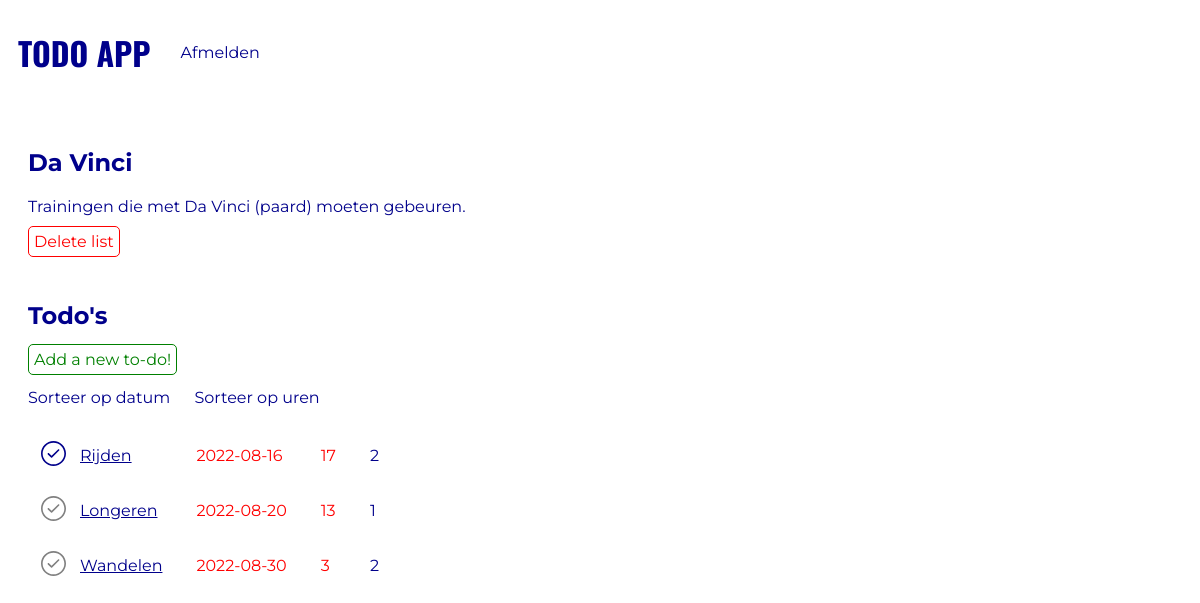
The page /todo_list.php?list=14 (signed in) on the database its author committed.
### tables this page shows
CREATE TABLE `todo_lists` (
  `id` int(11) NOT NULL,
  `userId` int(11) NOT NULL,
  `title` varchar(300) NOT NULL,
  `description` varchar(300) NOT NULL
);

CREATE TABLE `tasks` (
  `id` int(11) NOT NULL,
  `userId` int(11) NOT NULL,
  `listId` int(11) NOT NULL,
  `title` varchar(300) NOT NULL,
  `hour` int(11) NOT NULL,
  `date` date DEFAULT NULL,
  `done` tinyint(1) NOT NULL DEFAULT 0,
  `attachment` varchar(255) DEFAULT NULL
);

### classes/TodoList.php (called while the page is built, shortened)
<?php
    class TodoList {
        public static function getListArrayById($id) {
            $conn = Db::getInstance();
            $statement = $conn->prepare("select * from todo_lists where id = :id");
            $statement->bindValue(":id", $id);
            $statement->execute();
            return $statement->fetch(PDO::FETCH_ASSOC);
        }
    }

### classes/Task.php (called while the page is built, shortened)
<?php
class Task
{
    public static function getAllForId($listId, $sort, $order)
    {
        $sanitisedSort = self::whiteList($sort, ["date", "hour"]);
        $sanitisedOrder = self::whiteList(strtolower($order), ["asc", "desc"]);
        $conn = Db::getInstance();
        $statement = $conn->prepare("select * from tasks where listId = :listId order by $sanitisedSort $sanitisedOrder");
        $statement->bindValue(':listId', $listId);
        $statement->execute();
        return $statement->fetchAll(PDO::FETCH_ASSOC);
    }
    public static function getDaysRemaining($deadline){
        $date1 = new DateTime($deadline);
        $interval = $date1->diff(new DateTime());
        return $interval->days;
    }
    public static function getIsPast($deadline){
        $date1 = new DateTime($deadline);
        return $date1 < new DateTime();
    }
    private static function whiteList($input, $allowed)
    {
        $key = array_search($input, $allowed, true);
        if ($key === false) {
            return $allowed[0];
        } else {
            return $input;
        }
    }
}

### todo_list.php (the view, shortened to what this page needs)
<?php
    $listId = $_GET['list'];
    $list = TodoList::getListArrayById($listId);
    $sort = isset($_GET['sort']) ? $_GET['sort'] : 'date';
    $order = isset($_GET['order']) ? $_GET['order'] : 'asc';
    $tasks = Task::getAllForId($listId, $sort, $order);
?><!DOCTYPE html>
<html lang="en">
<head>
    <link rel="stylesheet" href="css/todoList.css?v=<?php echo time(); ?>">
</head>
<body>
    <?php include_once("nav.inc.php"); ?>
    <div class="header">
        <h2><?php echo htmlspecialchars($list['title']); ?></h2>
        <p class="description"><?php echo htmlspecialchars($list['description']); ?></p>
    </div>
    <a href="delete_todo_list.php?list=<?php echo $_GET["list"]; ?>" class="add" id="red">Delete list</a>
    <div class="content">
        <h2>Todo's</h2>
        <div class="task">
            <a href="add_task.php?listId=<?php echo $list['id']; ?>" class="add">Add a new to-do!</a>
        </div>
        <br>
        <a class="sort" href="todo_list.php?list=<?php echo $list['id']; ?>&sort=date&order=asc">Sorteer op datum</a>
        <a class="sort" href="todo_list.php?list=<?php echo $list['id']; ?>&sort=hour&order=desc">Sorteer op uren</a>
        <table class="table">
            <?php if(!empty($tasks)): ?>
                <?php foreach($tasks as $task): ?>
                    <tbody>
                        <tr>
                            <td><a class="doneBtnAnchor" data-task-id="<?php echo $task['id'] ?>" href=""><?php if($task["done"] == 1):?><img src="./images/doneblue.svg" alt=""><?php else:?><img src="./images/donegrey.svg" alt=""><?php endif;?></a></td>
                            <td style="text-decoration: underline"><a href="task.php?task=<?php echo $task["id"]; ?>" class="btn"><?php echo htmlspecialchars($task['title']); ?></a></td>
                            <td><p class="date<?php if(Task::getIsPast($task['date']) == 1): ?>isPast <?php endif; ?>"><?php echo htmlspecialchars($task['date']); ?></p></td>
                            <td><p class="date<?php if(Task::getIsPast($task['date']) == 1): ?>isPast <?php endif; ?>"> <?php echo Task::getDaysRemaining($task['date']); ?></p></td>
                            <td><p class="workhour"> <?php echo $task['hour']; ?></p></td>
                        </tr>
                    </tbody>
                <?php endforeach; ?>
            <?php endif; ?>
        </table>
    </div>
</body>
</html>

### css/todoList.css (style rules this page uses)
* { font-family: 'Montserrat', sans-serif; color: darkblue; }
h2 { margin-left: 20px; margin-top: 50px; margin-bottom: 20px; }
p { margin-left: 30px; }
a { margin-left: 10px; }
.description { margin-left: 20px; }
#red { color: red; }
.dateisPast { color: red; }
.workhour { padding-left: -20px; }
.sort { margin-left: 20px; }
.add { color: green; margin-left: 20px; padding: 5px; border-style: solid; border-width: 1px; border-radius: 5px; }
.table { margin-top: 20px; margin-left: 20px; }

### css/navigation.css (style rules this page uses)
* { list-style: none; text-decoration: none; }

### rows shown on the page
todo_lists: title "Da Vinci", description "Trainingen die met Da Vinci (paard) moeten gebeuren."
tasks: done 1 (drawn), title "Rijden", date "2022-08-16", date "17", hour "2"
tasks: done 0 (drawn), title "Longeren", date "2022-08-20", date "13", hour "1"
tasks: done 0 (drawn), title "Wandelen", date "2022-08-30", date "3", hour "2"
